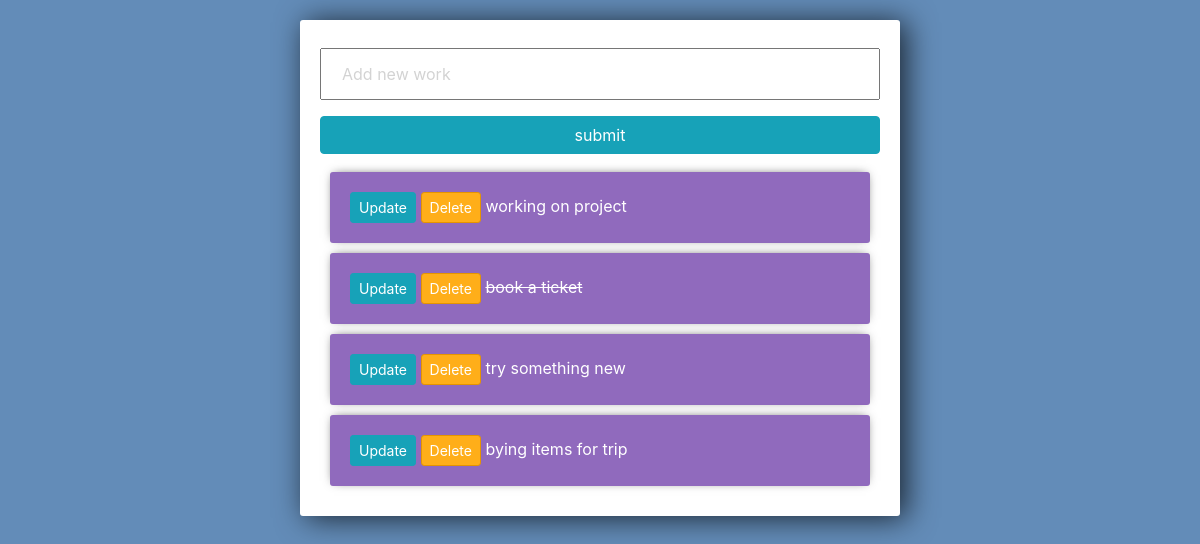
The app's page /, older data.
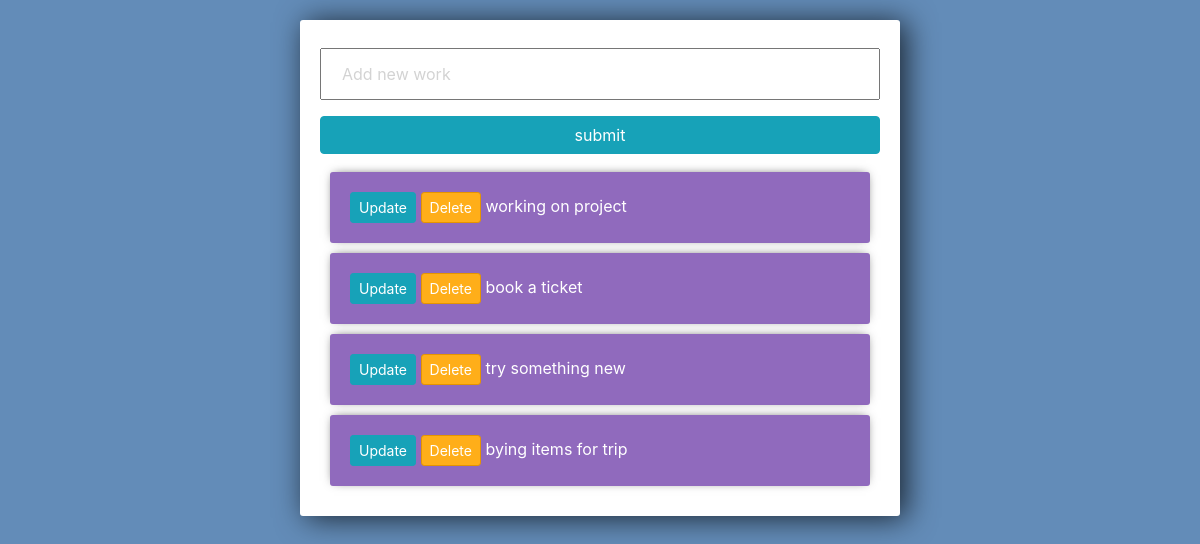
The same page, newer data.
### todo/models.py (models this page shows, shortened)
class Work (models.Model):
    title = models.CharField(max_length=200)
    complete = models.BooleanField(default=False)
    created = models.DateTimeField(auto_now_add=True)

### todo/views.py (the view)
# urls.py: path('',views.mainfunc,name='work'),
def mainfunc(request):
    form=WorkForm()
    if request.method=='POST':
        form=WorkForm(request.POST)
        if form.is_valid():
            form.save()
    total_work=Work.objects.all()
    context={'total_work':total_work,'form':form}
    return render(request,'todo/main.html',context)

### todo/forms.py
class WorkForm(ModelForm):
    title= forms.CharField(widget=forms.TextInput(attrs={'placeholder':'Add new work'}))
    class Meta:
        model=Work
        fields='__all__'

### todo/templates/todo/main.html (shortened to what this page needs)
{% load static %}
<!DOCTYPE html>
<html>
<head>
	<link rel="stylesheet" href="https://stackpath.bootstrapcdn.com/bootstrap/4.3.1/css/bootstrap.min.css">
	<link rel="stylesheet" type="text/css" href=" /static/css/main.css">
</head>
<body>
	<div class="center-column">
		<form method="POST" action="">
			{{form.title}}
			<input class="btn btn-info" type="submit" value="submit">
		</form>
		<div class="todo-list">
			{% for work in total_work %}
				<div class="item-row">
					<a class="btn btn-sm btn-info" href="/update_work/{{work.id}}">Update</a>
					<a class="btn btn-sm btn-danger" href="/delete_work/{{work.id}}">Delete</a>
					{% if work.complete == True %}
					<strike>{{work.title}}</strike>
					{% else %}
					<span>{{work.title}}
					{% endif %}
				</div>
			{% endfor %}
		</div>
	</div>
</body>
</html>

### static/css/main.css (style rules this page uses)
body { background-color: #638CB8; }
input { width: 100%; padding: 12px 20px; margin: 8px 0; box-sizing: border-box; }
input::placeholder { color: #d3d3d3; }
.center-column { width:600px; margin: 20px auto; padding:20px; background-color: #fff; border-radius: 3px; box-shadow: 6px 2px 30px 0px rgba(0,0,0,0.75); }
.item-row { background-color: #906abd; margin: 10px; padding: 20px; border-radius: 3px; color: #fff; font-size: 16px; box-shadow: 0px -1px 10px -4px rgba(0,0,0,0.75); }
.btn-danger { background-color: #ffae19; border-color: #e59400; }

Row changes from the older to the newer data that the page shows:
changed Work "book a ticket": complete True → False (drawn)
